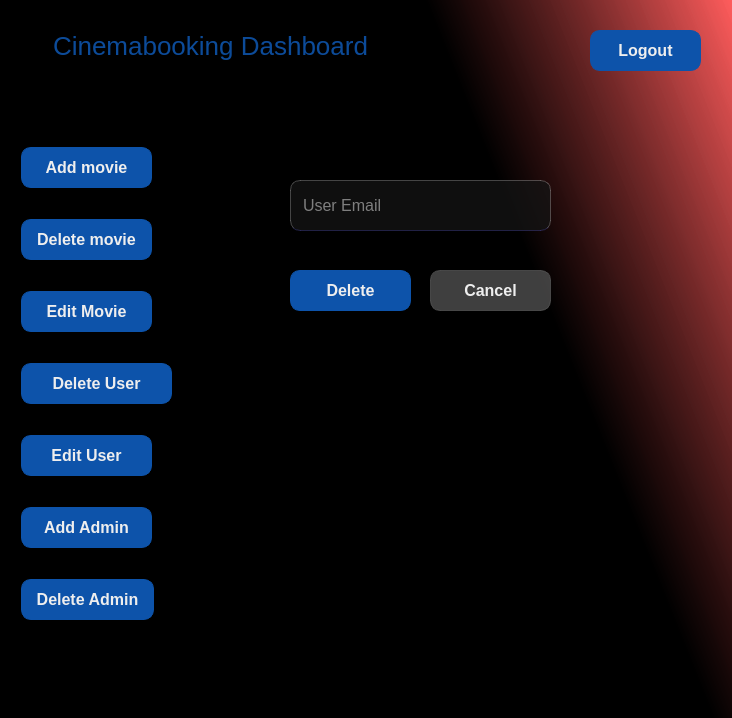
<?xml version="1.0" encoding="UTF-8"?>
<ui version="4.0">
 <class>delete_user</class>
 <widget class="QWidget" name="delete_user">
  <property name="geometry">
   <rect>
    <x>0</x>
    <y>0</y>
    <width>732</width>
    <height>718</height>
   </rect>
  </property>
  <property name="windowTitle">
   <string>Form</string>
  </property>
  <property name="styleSheet">
   <string notr="true">QWidget {
	color: #EEE;
	background-color: #111;
}

#delete_user {
	background-color: qlineargradient(spread:pad, x1:0.637, y1:0.142364, x2:1, y2:0, stop:0 rgba(0, 0, 0, 255), stop:1 rgba(255, 86, 86, 207));
}

#title {
	background-color: transparent;
	font-size: 26px;
	color: rgba(13, 83, 170, 0.9);
}

#error {
	background-color: transparent;
	color: rgba(255, 0, 0, 0.8);
}

QLabel {
	font-size: 20px;
}

QLineEdit, QDateTimeEdit {
	border-radius: 10px;
	background-color: rgba(20, 20, 20, 0.75);
	padding: 5px 10px;
	border:  1px solid rgba(255, 255, 255, 0.25);
	border-bottom-color: rgba(110, 110, 255, 0.25);
	font-size: 16px;
}
QLineEdit:focus {
	border-bottom-color: #0d53aa;
}

QPushButton {
	border-radius: 10px;
	padding: 5px 10px;
	border: 1px solid #0d53aa ;
	background-color: #0d53aa; 
	font-weight: 900;
	font-size: 16px;
}
QPushButton:hover {
	background-color: red; 
	border-color: red;
}

#cancel_btn {
	border-color: rgba(84, 84, 84, 0.75);
	background-color: rgba(84, 84, 84, 0.75);
}</string>
  </property>
  <widget class="QPushButton" name="addAdmin_page">
   <property name="geometry">
    <rect>
     <x>21</x>
     <y>507</y>
     <width>131</width>
     <height>41</height>
    </rect>
   </property>
   <property name="styleSheet">
    <string notr="true">padding: 10px;</string>
   </property>
   <property name="text">
    <string>Add Admin</string>
   </property>
  </widget>
  <widget class="QPushButton" name="deleteUser_page">
   <property name="geometry">
    <rect>
     <x>21</x>
     <y>363</y>
     <width>151</width>
     <height>41</height>
    </rect>
   </property>
   <property name="styleSheet">
    <string notr="true">padding: 10px;</string>
   </property>
   <property name="text">
    <string>Delete User</string>
   </property>
  </widget>
  <widget class="QLineEdit" name="email">
   <property name="geometry">
    <rect>
     <x>290</x>
     <y>180</y>
     <width>261</width>
     <height>51</height>
    </rect>
   </property>
   <property name="placeholderText">
    <string>User Email</string>
   </property>
  </widget>
  <widget class="QPushButton" name="deleteMovie_btn">
   <property name="geometry">
    <rect>
     <x>21</x>
     <y>219</y>
     <width>131</width>
     <height>41</height>
    </rect>
   </property>
   <property name="styleSheet">
    <string notr="true">padding: 10px;</string>
   </property>
   <property name="text">
    <string>Delete movie</string>
   </property>
  </widget>
  <widget class="QPushButton" name="addMovie_page">
   <property name="geometry">
    <rect>
     <x>21</x>
     <y>147</y>
     <width>131</width>
     <height>41</height>
    </rect>
   </property>
   <property name="styleSheet">
    <string notr="true">padding: 10px;</string>
   </property>
   <property name="text">
    <string>Add movie</string>
   </property>
  </widget>
  <widget class="QLabel" name="title">
   <property name="geometry">
    <rect>
     <x>40</x>
     <y>20</y>
     <width>341</width>
     <height>51</height>
    </rect>
   </property>
   <property name="text">
    <string>Cinemabooking Dashboard</string>
   </property>
   <property name="alignment">
    <set>Qt::AlignCenter</set>
   </property>
  </widget>
  <widget class="QPushButton" name="logout_btn">
   <property name="geometry">
    <rect>
     <x>590</x>
     <y>30</y>
     <width>111</width>
     <height>41</height>
    </rect>
   </property>
   <property name="text">
    <string>Logout</string>
   </property>
  </widget>
  <widget class="QPushButton" name="editMovie_page">
   <property name="geometry">
    <rect>
     <x>21</x>
     <y>291</y>
     <width>131</width>
     <height>41</height>
    </rect>
   </property>
   <property name="styleSheet">
    <string notr="true">padding: 10px;</string>
   </property>
   <property name="text">
    <string>Edit Movie</string>
   </property>
  </widget>
  <widget class="QPushButton" name="cancel_btn">
   <property name="geometry">
    <rect>
     <x>430</x>
     <y>270</y>
     <width>121</width>
     <height>41</height>
    </rect>
   </property>
   <property name="text">
    <string>Cancel</string>
   </property>
  </widget>
  <widget class="QLabel" name="error">
   <property name="geometry">
    <rect>
     <x>290</x>
     <y>120</y>
     <width>261</width>
     <height>31</height>
    </rect>
   </property>
   <property name="text">
    <string/>
   </property>
   <property name="alignment">
    <set>Qt::AlignCenter</set>
   </property>
  </widget>
  <widget class="QPushButton" name="delete_btn">
   <property name="geometry">
    <rect>
     <x>290</x>
     <y>270</y>
     <width>121</width>
     <height>41</height>
    </rect>
   </property>
   <property name="text">
    <string>Delete</string>
   </property>
  </widget>
  <widget class="QPushButton" name="editUser_page">
   <property name="geometry">
    <rect>
     <x>21</x>
     <y>435</y>
     <width>131</width>
     <height>41</height>
    </rect>
   </property>
   <property name="styleSheet">
    <string notr="true">padding: 10px;</string>
   </property>
   <property name="text">
    <string>Edit User</string>
   </property>
  </widget>
  <widget class="QPushButton" name="deleteAdmin_page">
   <property name="geometry">
    <rect>
     <x>21</x>
     <y>579</y>
     <width>133</width>
     <height>41</height>
    </rect>
   </property>
   <property name="styleSheet">
    <string notr="true">padding: 10px;</string>
   </property>
   <property name="text">
    <string>Delete Admin</string>
   </property>
  </widget>
 </widget>
 <resources/>
 <connections/>
</ui>
